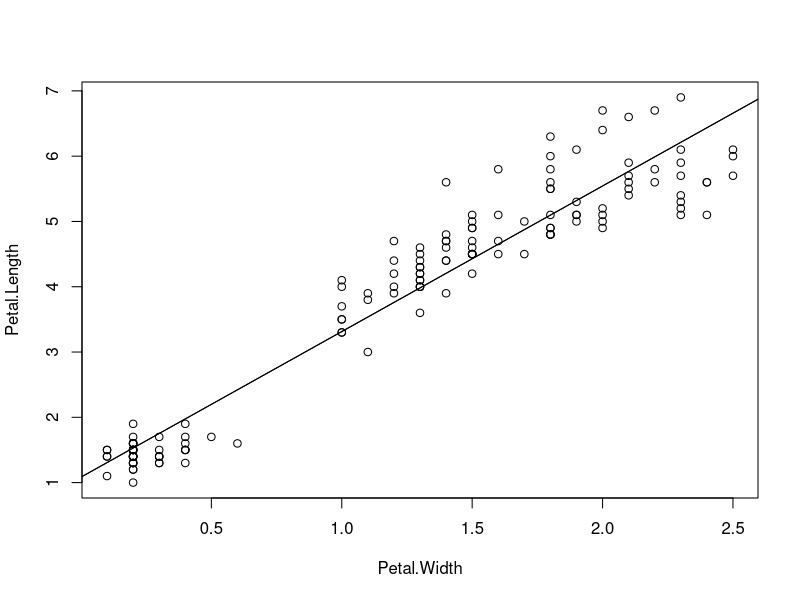

Reproduce this figure in R. (Note: this script raises an error after producing the figure.)
## ---- chunk 1
library(tidyverse)
library(datasets)
library(ggfortify)
#install.packages("ggfortify")

data("iris")

#str(iris)
#head(iris)
#tail(iris)
glimpse(iris)

#relationship between petal.length and petal.width
#outcome: Petal.Length
#Input: Petal.Width
model <- lm(Petal.Length ~ Petal.Width, data = iris)

multivar_model <- lm(Petal.Length ~ Petal.Width + Sepal.Length, data = iris)

summary(multivar_model)

coefficients(model)

residuals<- residuals(model)

fitted <- fitted(model)

iris2 <- iris

iris2$residuals <- residuals

iris2$fitted <- fitted

glimpse(iris2)

View(iris2)

write.csv(iris2, "dataframe.csv")


require()
## ---- chunk 2
##ggplot

plot(Petal.Length ~ Petal.Width, data = iris)
abline(1.083558, 2.229940 )
abline(model)


## ---- chunk 3

ggplot( data=iris, aes(x =Petal.Width, 
                       y = Petal.Length)) +
  geom_point(aes(color = Sepal.Length)) +
  geom_smooth(method = "lm", se = FALSE) +
  annotate("R^2 = .9271", y = 2, x = 1.75, label="R2") +
  theme_bw()
  
#r2  = 0.9271
geom_smooth(method = "lm", se = FALSE)+
  annotate("text", y = 2.25, x = 7, label = "Test")+
  ggtitle("Relationship Between Length and Width of Irises")+
  xlab("Length") +
  ylab("Width")+
  theme_classic()

summary(model)
